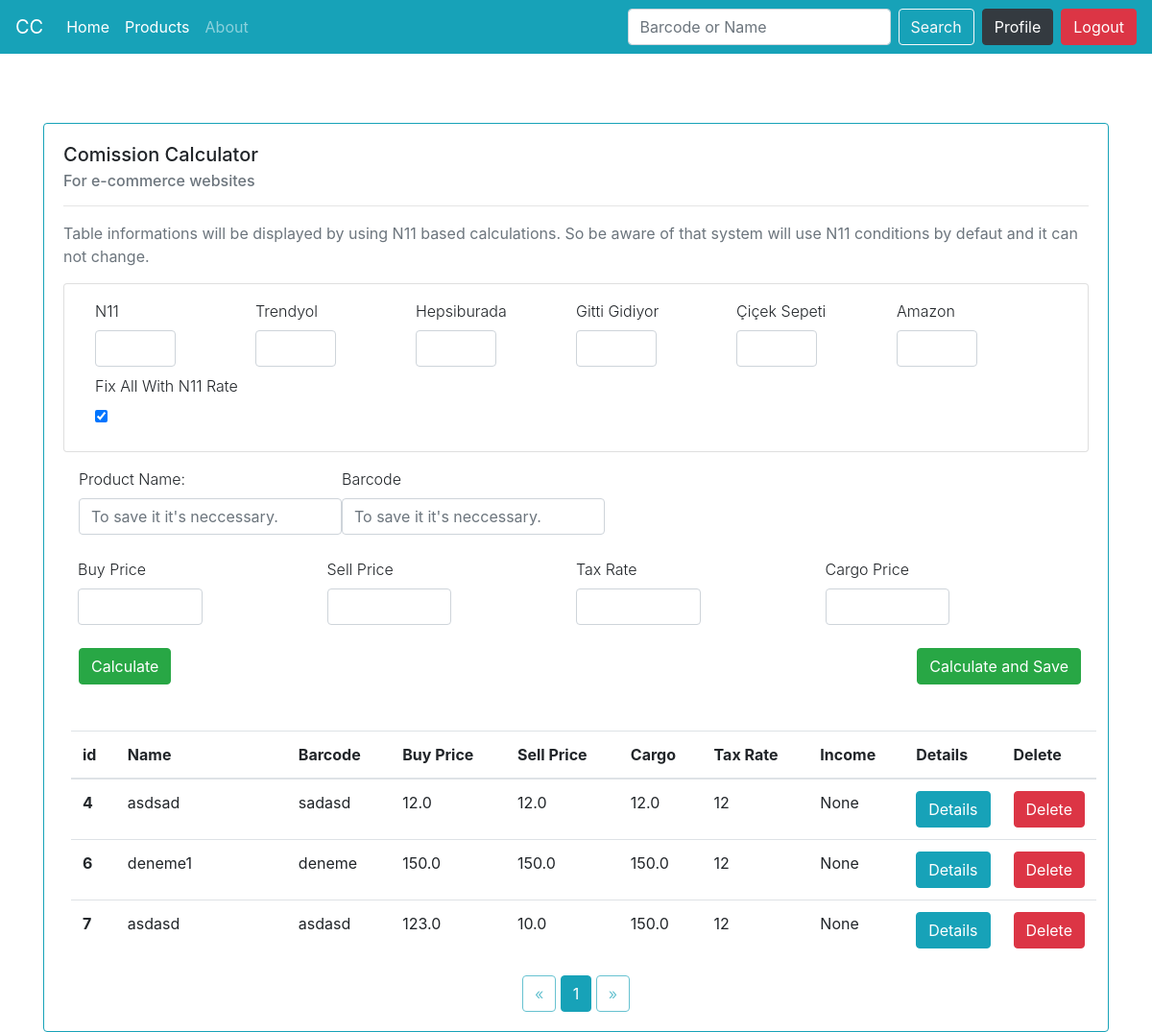
Screenshot of / (signed in) with the database file from the repository.
### comission.py (models this page shows)
class Product(db.Model):
    id = db.Column(db.Integer, primary_key= True)
    title = db.Column(db.String(80))
    buy = db.Column(db.Float)
    sell = db.Column (db.Float)
    n11_comission = db.Column(db.Integer)
    ty_comission = db.Column(db.Integer)
    hb_comission = db.Column(db.Integer)
    gg_comission = db.Column(db.Integer)
    amzn_comission = db.Column(db.Integer)
    cicek_sepeti_comission = db.Column(db.Integer)
    cargo = db.Column(db.Float)
    barcode = db.Column(db.String)
    income = db.Column(db.Float)
    categories = db.Column(db.String(80))
    tax_ratio = db.Column(db.Integer)
    user_id = db.Column(db.Integer)

### comission.py (the view, shortened to what this page needs)
@app.route('/', methods=['POST', 'GET'])
@login_required
def index():
    form = ProductCalc(request.form)
    plat = Platform(request.form)
    products = Product.query.all()
    rows_per_page = 5
    page = request.args.get('page', 1, type=int)
    user = User.query.filter_by(username = session['username']).first()
    db_results = Product.query.filter_by(user_id = user.id).paginate(page = page, per_page = rows_per_page)
    return render_template('layout.html', products = products,form = form, plat = plat, db_results = db_results , user = user)

### comission.py
class ProductCalc(Form):
    name = TextField('Product Name:')
    barcode = TextField('Barcode')
    buy_price = FloatField(label=None,validators=[validators.DataRequired(message='This data is required.')])
    comission_rate = IntegerField(validators=[validators.DataRequired(message='This data is required.')])
    sell_price = FloatField(validators=[validators.DataRequired(message='This data is required.')])
    tax_rate = IntegerField(validators=[validators.DataRequired(message='This data is required.')])
    cargo_price = FloatField(validators=[validators.DataRequired(message='This data is required.')])

class Platform(Form):
    n11 = IntegerField('N11')
    tyol= IntegerField('Trendyol')
    gg = IntegerField('Gitti Gidiyor')
    cicek_sepeti =IntegerField('Çiçek Sepeti')
    amzn =IntegerField('Amazon')
    hb =IntegerField('Hepsiburada')
    default_commission = BooleanField('Fix All With N11 Rate')

### comission.py (called while the page is built)
def login_required(f):
    @wraps(f)
    def decorated_function(*args, **kwargs):
        if "logged_in" in session:
            return f(*args, **kwargs)
        else:
            return redirect(url_for("login"))
    return decorated_function

### templates/layout.html (shortened to what this page needs)
<!DOCTYPE html>
<html lang="en">
<head>
    <link rel="stylesheet" href="https://maxcdn.bootstrapcdn.com/bootstrap/4.0.0/css/bootstrap.min.css">
    <link rel="stylesheet" href="C:\Users\AhmetM\Desktop\Komisyon Hesapla\css\main.css">
</head>
<body>
    {% include 'includes/navbar.html' %}
    <br><br><br>
    <div class="container newsearchbox">
        {% block body %}
                {% include 'searchbox.html' %}
         {% endblock %}
    </div>
</body>
</html>

### templates/includes/navbar.html (shortened to what this page needs)
<nav class="navbar navbar-expand-lg navbar navbar-dark bg-info">
    <a href="#" class="navbar-brand">CC</a>
    <div class="collapse navbar-collapse" id="navbarCollapse5">
        <div class="navbar-nav">
            <a href="/" class="nav-item nav-link active">Home</a>
            <a href="#" class="nav-item nav-link active">Products</a>
            <a href="#" class="nav-item nav-link">About</a>
        </div>
                <form class="form-inline ml-auto" method="POST">
                <input type="text" name="searchbox" class="form-control mr-sm-2" placeholder="Barcode or Name">
                <button type="submit" name='searchbtn', value='searchbtn' class="btn btn-outline-light">Search</button>
            </form>
            {% if  session['logged_in']%}
                <a href="#" class="btn btn-dark ml-2">Profile</a>
                <a href="/logout" class="btn btn-danger ml-2">Logout</a>
            {% else %}
                <a href="/login" class="nav-link p-2 mb-0 bg-success text-white ml-2 rounded">Login</a>
                <a href="/signup" class="nav-item nav-link active p-2 mb-0 bg-primary text-white ml-2 rounded">Sign Up</a>
            {% endif %}
        </div>
</nav>

### templates/searchbox.html
{% block body %}
    <div class="card border border-info " style="width: auto;">
        <div class="card-body">
            <h5 class="card-title" >Comission Calculator</h5>
            <h6 class="card-subtitle mb-auto text-muted">For e-commerce websites</h6>
            <hr>
            <p class="card-text text-muted " >Table informations will be displayed by using N11 based calculations. So be aware of that
                system will use N11 conditions by defaut and it can not change.
            </p>
            {% from "includes/formhelpers.html" import render_field %}
                <form  method=post>
                    <div class="card shadow-lg p-3 mb-3 bg-white rounded">
                        <div class= 'd-md-inline-flex   justify-content-between mx-3 flex-nowrap ' >
                            {{ render_field(plat.n11, class = 'form-control col-md-6') }}
                            {{ render_field(plat.tyol, class = 'form-control col-md-6') }}
                            {{ render_field(plat.hb, class = 'form-control col-md-6') }}
                            {{ render_field(plat.gg, class = 'form-control col-md-6') }}
                            {{ render_field(plat.cicek_sepeti, class = 'form-control col-md-6') }}
                            {{ render_field(plat.amzn, class = 'form-control col-md-6') }}
                        </div>
                        <div class="d-flex flex-row mx-3 ">{{ render_field(plat.default_commission, checked='True') }}</p></div>
                    </div class='col-12'>
                    <div class="mx-3 mb-3  row">
                        {{ render_field(form.name, class = 'form-control  ', placeholder="To save it it's neccessary.") }}
                        {{ render_field(form.barcode, class = 'form-control  ', placeholder="To save it it's neccessary.") }}
                    </div>
                    <div class='d-md-inline-flex justify-content-between col mb-3'>
                        {{ render_field(form.buy_price, class = 'form-control col-md-6') }}
                        {{ render_field(form.sell_price, class = 'form-control col-md-6') }}
                        {{ render_field(form.tax_rate, class = 'form-control col-md-6') }}
                        {{ render_field(form.cargo_price, class = 'form-control col-md-6') }}
                    </div>
                <div class="d-flex justify-content-md-end">
                <button type="submit"  value='calc' name= 'calc' class="btn btn-success  mr-auto mx-3">Calculate</button>
                <button type="submit" name='calcsave', value='calcsave' class="btn btn-success mr-sm-2">Calculate and Save</button>
            </div>
            </form>
            {% if db_results.items == [] %}
            {% else %}
                <table class="table table-hover mx-2 mt-5 ">
                <thead>
                  <tr>
                    <th scope="col">id</th>
                    <th scope="col" >Name</th>
                    <th scope="col" >Barcode</th>
                    <th scope="col">Buy Price</th>
                    <th scope="col">Sell Price</th>
                    <th scope="col">Cargo</th>
                    <th scope="col">Tax Rate</th>
                    <th scope="col">Income</th>
                    <th scope="col" class="col-1">Details</th>
                    <th scope="col" class="col-1">Delete</th>
                  </tr>
                </thead>
                <tbody>
                    {% for result in db_results.items %}
                    <tr>
                    <th scope="row">{{result.id}}</th>
                    <td class="col-2">{{result.title}}</td>
                    <td>{{result.barcode}}</td>
                    <td>{{result.buy}}</td>
                    <td>{{result.sell}}</td>
                    <td>{{result.cargo}}</td>
                    <td>{{result.n11_comission}}</td>
                    <td>{{result.income}}</td>
                    <td class="col-1"><a href="/details/{{result.id}}" class="btn btn-info">Details</a></td>
                    <td class="col-1"><a href="/delete/{{result.id}}" class="btn btn-danger">Delete</a></td>
                    </tr>
                    {% endfor %}
                </tbody>
            {% endif %}
              </table>
              <div>
                <div class="text-center">
                    <a href="{{ url_for('index', page=db_results.prev_num) }}"
                       class="btn btn-outline-info {% if db_results.page == 1 %}disabled{% endif %}">
                        &laquo;
                    </a>
                    {% for page_num in db_results.iter_pages(left_edge=1, right_edge=1, left_current=1, right_current=2) %}
                    {% if page_num%}
                                {% if db_results.page == page_num %}
                                <a href="{{ url_for('index', page=page_num) }}"
                                   class="btn btn-info">
                                    {{ page_num }}
                                </a>
                                {% else %}
                                <a href="{{ url_for('index', page=page_num) }}"
                                   class="btn btn-outline-info">
                                    {{ page_num }}
                                </a>
                                {% endif %}
                            {% else %}
                                ...
                            {% endif %}
                        {% endfor %}
                    <a href="{{ url_for('index', page=db_results.next_num) }}"
                    class="btn btn-outline-info {% if db_results.page == db_results.pages %}disabled{% endif %}">
                     &raquo;
                 </a>
              </div>
        </div>
  </div>
{% endblock body %}

### templates/includes/formhelpers.html (shortened to what this page needs)
{% macro render_field(field) %}
  <div class="d-flex flex-column flex-wrap  justify-content-between">
    <dt class="font-weight-light">{{ field.label}}<br>
    <dd>{{ field(**kwargs)|safe }}
    </dd>
  </div>
{% endmacro %}

### rows the page displays
Product: id "4", title "asdsad", barcode "sadasd", buy "12.0", sell "12.0", cargo "12.0", n11_comission "12", income "None"
Product: id "6", title "deneme1", barcode "deneme", buy "150.0", sell "150.0", cargo "150.0", n11_comission "12", income "None"
Product: id "7", title "asdasd", barcode "asdasd", buy "123.0", sell "10.0", cargo "150.0", n11_comission "12", income "None"

### other values shown
{{ field.label }} "N11 Trendyol Hepsiburada Gitti Gidiyor Çiçek Sepeti Amazon Fix All With N11 Rate Product Name: Barcode Buy Price Sell Price Tax Rate Cargo Price"
{{ page_num }} "1"
